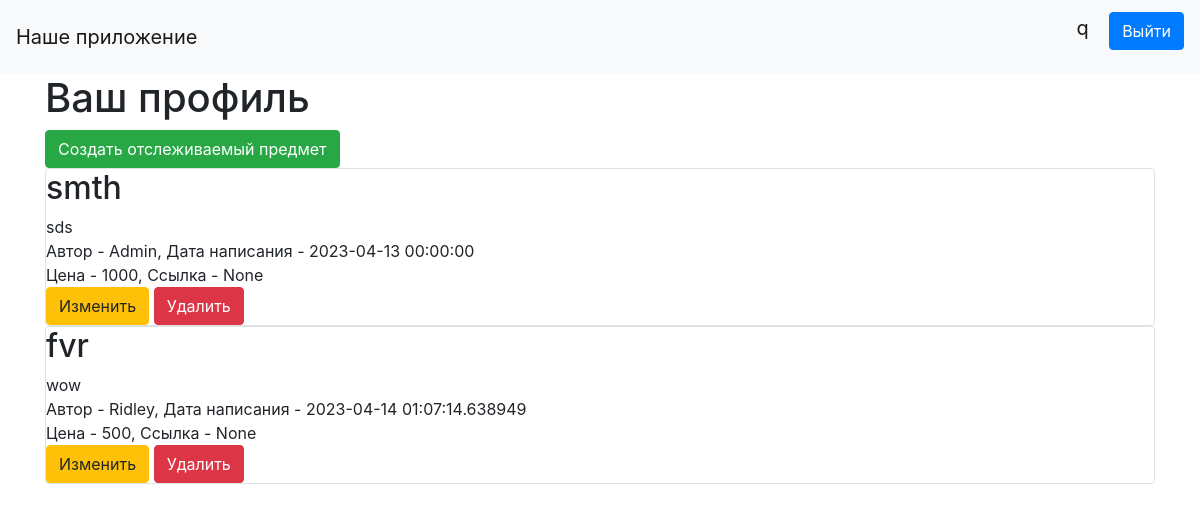
The page /account (signed in) on the database as committed earlier.
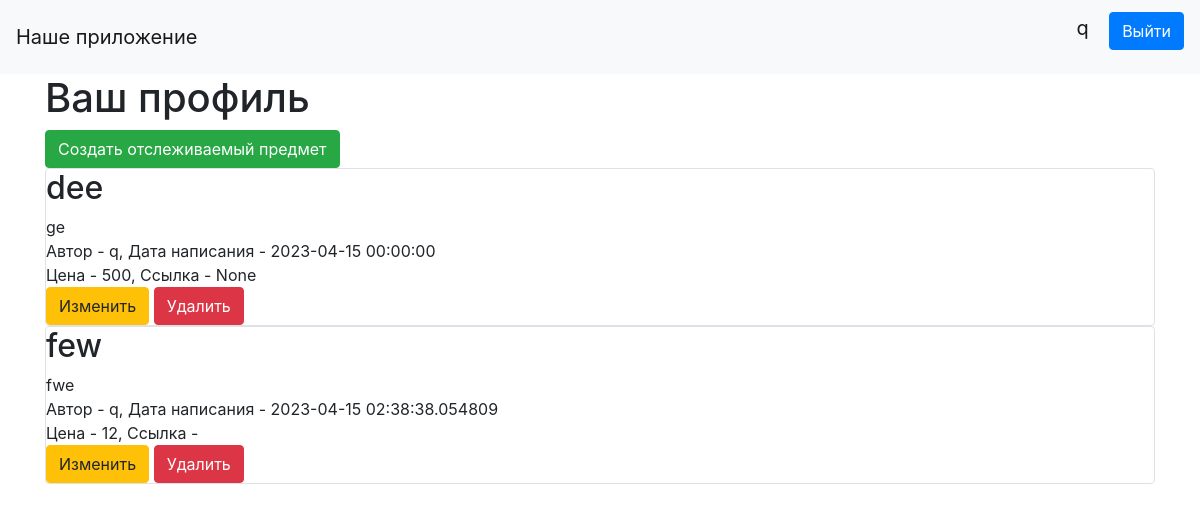
The same page on the database as committed later.
### data/items.py (models this page shows)
class Items(SqlAlchemyBase, UserMixin, SerializerMixin):
    __tablename__ = 'items'
    id = sqlalchemy.Column(sqlalchemy.Integer, primary_key=True, autoincrement=True)
    creator = sqlalchemy.Column(sqlalchemy.String, default='Other')
    title = sqlalchemy.Column(sqlalchemy.String, nullable=True)
    content = sqlalchemy.Column(sqlalchemy.String, nullable=True)
    created_date = sqlalchemy.Column(sqlalchemy.DateTime, default=datetime.datetime.now)
    is_private = sqlalchemy.Column(sqlalchemy.Boolean, default=True)
    price = sqlalchemy.Column(sqlalchemy.Integer, default=0)
    link = sqlalchemy.Column(sqlalchemy.String, default='None')
    categories = orm.relationship("Category",
                                  secondary="association",
                                  backref="items")
    user_id = sqlalchemy.Column(sqlalchemy.Integer, sqlalchemy.ForeignKey("users.id"))
    user = orm.relationship('User')

### main.py (the view)
@app.route("/account")
def account():
    db_sess = db_session.create_session()
    if current_user.is_authenticated:
        items = db_sess.query(Items).filter(
            (Items.user == current_user) | (Items.is_private != True))
    else:
        items = None
    return render_template("account.html", items=items)

### data/db_session.py (called while the page is built)
def create_session() -> Session:
    global __factory
    return __factory()

### main.py (called while the page is built)
@login_manager.user_loader
def load_user(user_id):
    db_sess = db_session.create_session()
    return db_sess.query(User).get(user_id)

### templates/account.html
{% extends "base.html" %}
{% block content %}
<h1>Ваш профиль</h1>
<a href="/items_add" class="btn btn-success"> Создать отслеживаемый предмет </a>
{% for item in items %}
{% if item.user == current_user %}
<div class="col-md6 border rounded">
        <h2>{{item.title}}</h2>
        <div>
            {{item.content}}
        </div>
        <div>
            Автор - {{item.creator}}, Дата написания - {{item.created_date}}
        </div>
        <div>
            Цена - {{item.price}}, Ссылка - {{item.link}}
        </div>
        <div>
            <a href="/items_edit/{{ item.id }}" class="btn btn-warning">
                Изменить
            </a>
            <a href="/items_delete/{{ item.id }}" class="btn btn-danger">
                Удалить
            </a>
        </div>
</div>
{% endif %}
{% endfor %}
{% endblock %}

Rows that differ between the two databases and show on the page:
no longer on this page (row edited): Items: title "smth", content "sds", creator "Admin", created_date "2023-04-13 00:00:00", price "1000", link "None"
removed Items: title "fvr", content "wow", creator "Ridley", created_date "2023-04-14 01:07:14.638949", price "500", link "None"
now on this page (row edited): Items: title "dee", content "ge", creator "q", created_date "2023-04-15 00:00:00", price "500", link "None"
now on this page (row edited): Items: title "few", content "fwe", creator "q", created_date "2023-04-15 02:38:38.054809", price "12"
